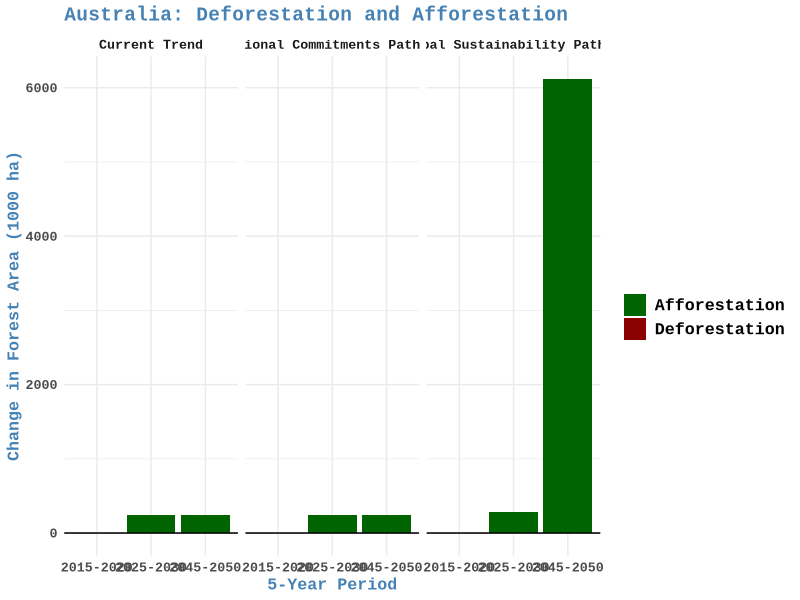
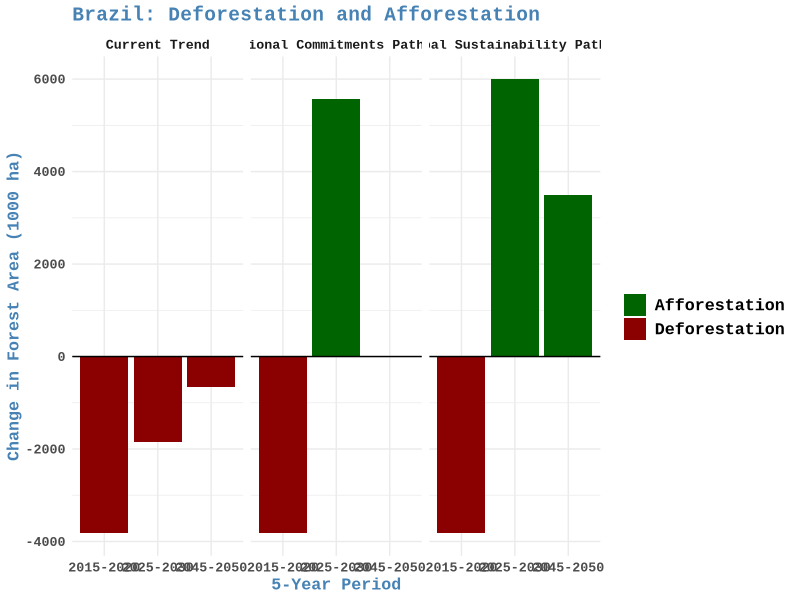
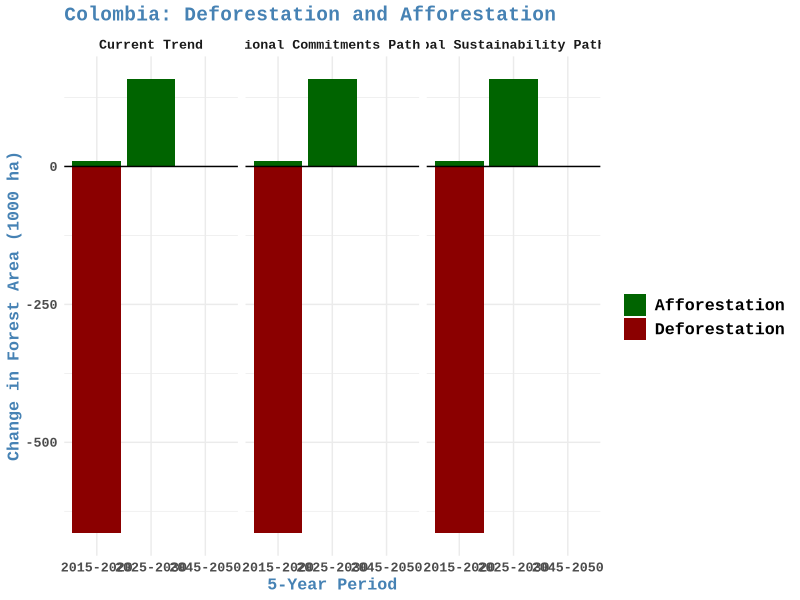
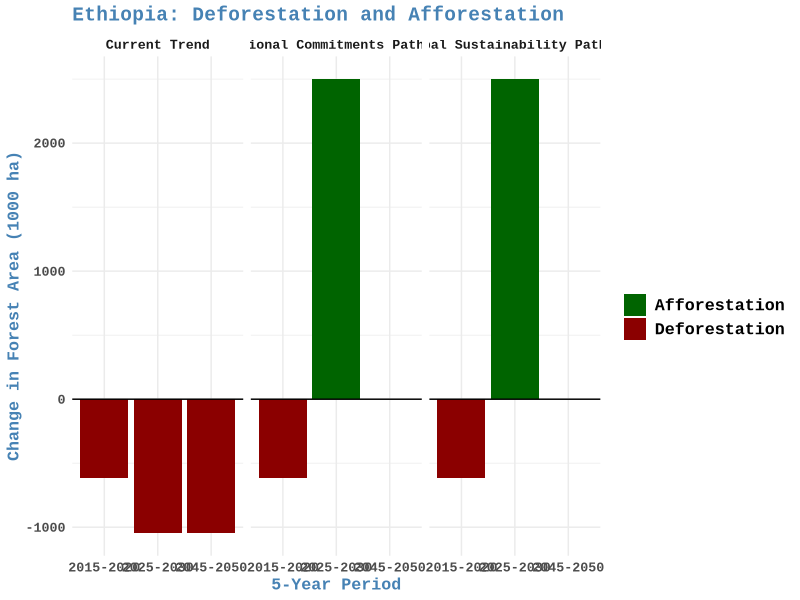
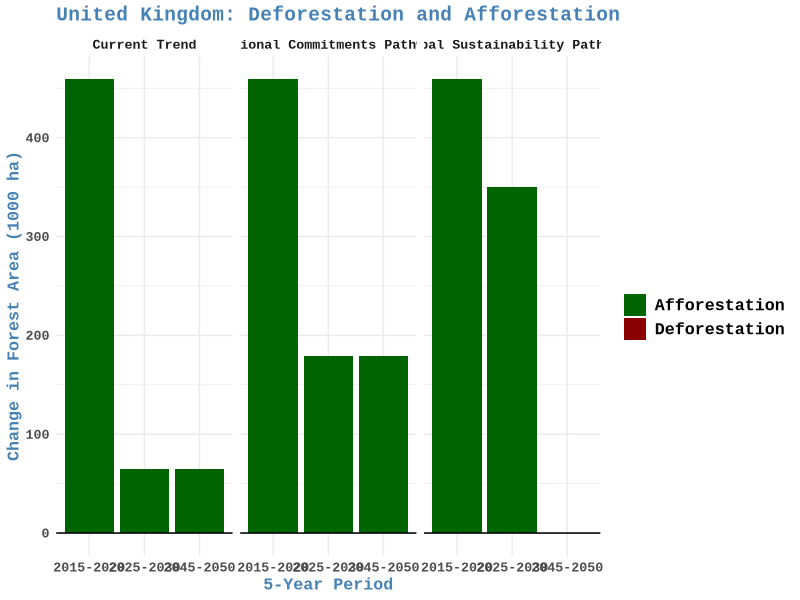

The R source for these figures, in order:
# Libraries ---------------------------------------------------------------
library(here)
library(dplyr)
library(readr)
library(readxl)
library(conflicted)
library(readxl)
library(ggplot2)
conflict_prefer("filter", "dplyr")

here()

#Data ---------------------------------------------------------------
deforestation<- read_csv(here("data", "FullDataBase.csv")) %>%
  rename(alpha3 = country, , Year = year,  ForestChange=forestchange, NewForestChange = newforestchange ) %>% 
  mutate(pathway = recode(pathway, "NationalCommitment" = "NationalCommitments")) %>% 
  filter(iteration == "5") %>% 
  filter(Year %in% c("2020", "2030", "2050"))%>% 
  filter (alpha3 %in% c("AUS", "BRA", "COL", "ETH", "GBR")) %>% 
  select(alpha3, Year, pathway, ForestChange, NewForestChange)


# #Plot  ---------------------------------------------------------------
deforestation$pathway <- factor(deforestation$pathway, levels = c("CurrentTrends", "NationalCommitments", "GlobalSustainability"))

countries <- c("AUS", "BRA", "COL", "ETH", "GBR")
countries_labels <-c(
  "AUS" = "Australia", 
  "BRA" = "Brazil", 
  "COL" = "Colombia", 
  "ETH" = "Ethiopia", 
  "GBR" = "United Kingdom")


for (country in countries) {
  
  country_data <- subset(deforestation, alpha3 == country)
  
  
  p_pathway3 <- ggplot(country_data, aes(x = as.factor(Year))) +
    geom_bar(aes(y = ForestChange, fill = "Deforestation", group = pathway), stat = "identity", position = "dodge") +
    geom_bar(aes(y = NewForestChange, fill = "Afforestation", group = pathway), stat = "identity", position = "dodge") +
    geom_hline(yintercept = 0, linetype = "solid") +
    scale_fill_manual(values = c("Deforestation" = "darkred", "Afforestation" = "darkgreen"),
                      name = "") +
    labs(title = paste0(countries_labels[country], ": Deforestation and Afforestation"),
         x = "5-Year Period",
         y = "Change in Forest Area (1000 ha)") +
    # scale_y_continuous(breaks = seq(floor(-max(abs(c(deforestation$ForestChange, deforestation$NewForestChange)))/50)*50,
    #                                 ceiling(max(abs(c(deforestation$ForestChange, deforestation$NewForestChange)))/50)*50,
    #                                 50)) +
    facet_grid(. ~ pathway, scales = "free_y",
               labeller = labeller(pathway = c("CurrentTrends" = "Current Trend",
                                               "NationalCommitments" = "National Commitments Pathway",
                                               "GlobalSustainability" = "Global Sustainability Pathway"))) +
    scale_x_discrete(labels = c("2015-2020", "2025-2030", "2045-2050")) +  
    theme_minimal() +
    theme(text = element_text(family = "Courier New", color = "black", size = 12, face = "bold"),
          legend.title = element_text(family = "Courier New", color = "steelblue", size = 12, face = "bold"),  
          legend.text = element_text(family = "Courier New", size = 12),
          plot.title = element_text(color = "steelblue", size = 14, face = "bold"),
          axis.title.x = element_text(color = "steelblue", size = 12),
          axis.title.y = element_text(color = "steelblue", size = 12))

  tiff(here("output", "figures", country, paste0(gsub("-", "",Sys.Date()), "_", "Deforestation.tiff")),
  units = "in", height = 5, width = 14, res = 300)
  plot(p_pathway3)
  dev.off()
}
